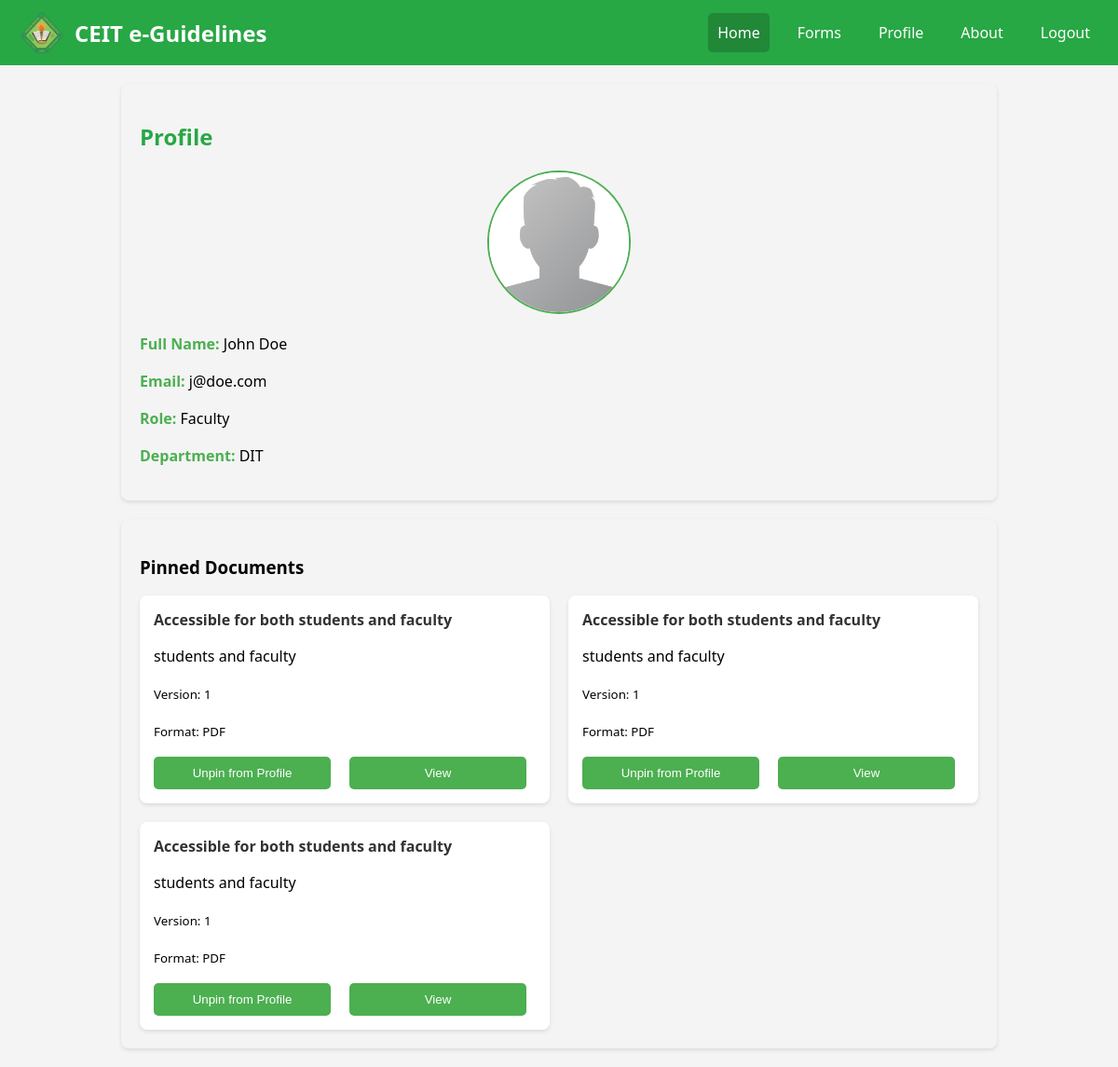
Screenshot of /profile.php (signed in) with the database file from the repository.
### tables this page shows
CREATE TABLE `users` (
  `id` int(11) NOT NULL,
  `role` varchar(50) DEFAULT NULL,
  `fname` varchar(50) DEFAULT NULL,
  `mname` varchar(50) DEFAULT NULL,
  `lname` varchar(50) DEFAULT NULL,
  `email` varchar(250) DEFAULT NULL,
  `password` varchar(50) DEFAULT NULL,
  `profile_photo` varchar(255) DEFAULT 'default.png'
);

CREATE TABLE `documents` (
  `id` int(11) NOT NULL,
  `title` varchar(255) NOT NULL,
  `description` text DEFAULT NULL,
  `format` varchar(50) DEFAULT NULL
);

### profile.php (the view, shortened to what this page needs)
<?php
include 'db_config.php';
if (isset($_SESSION['user_id'])) {
    $user_id = $_SESSION['user_id'];
    $sql_user = "SELECT u.fname, u.mname, u.lname, u.email, u.role,
                    s.student_number, s.program, s.department, u.profile_photo
                    FROM users u
                    LEFT JOIN users_student s ON u.id = s.userId
                    WHERE u.id = ?";
    $stmt_user = $conn->prepare($sql_user);
    if ($stmt_user) {
        $stmt_user->bind_param("i", $user_id);
        $stmt_user->execute();
        $result_user = $stmt_user->get_result();
        if ($result_user->num_rows === 1) {
            $user = $result_user->fetch_assoc();
            if ($user['role'] === 'Faculty') {
                $sql_faculty = "SELECT department FROM users_faculty WHERE userId = ?";
                $stmt_faculty = $conn->prepare($sql_faculty);
                if ($stmt_faculty) {
                    $stmt_faculty->bind_param("i", $user_id);
                    $stmt_faculty->execute();
                    $result_faculty = $stmt_faculty->get_result();
                    if ($result_faculty->num_rows === 1) {
                        $faculty = $result_faculty->fetch_assoc();
                        $user['faculty_department'] = $faculty['department'];
                    } else {
                        error_log("Faculty information for user ID $user_id not found.");
                        $user['faculty_department'] = 'N/A';
                    }
                } else {
                    error_log("Failed to prepare SQL statement for faculty: " . $conn->error);
                    echo "Error preparing the SQL statement for faculty.";
                    exit();
                }
            }
            $sql_pinned_docs = "SELECT d.id, d.title, d.description, d.format, dv.version_number AS version
                                FROM pin_documents pd
                                JOIN documents d ON pd.documentId = d.id
                                LEFT JOIN (
                                    SELECT document_id, MAX(version_number) AS version_number
                                    FROM document_versions
                                    GROUP BY document_id
                                ) dv ON d.id = dv.document_id
                                WHERE pd.userId = ?";
            $stmt_pinned_docs = $conn->prepare($sql_pinned_docs);
            if ($stmt_pinned_docs) {
                $stmt_pinned_docs->bind_param("i", $user_id);
                $stmt_pinned_docs->execute();
                $result_pinned_docs = $stmt_pinned_docs->get_result();
                $pinned_documents = [];
                if ($result_pinned_docs->num_rows > 0) {
                    while ($row = $result_pinned_docs->fetch_assoc()) {
                        $pinned_documents[] = $row;
                    }
                }
            } else {
                error_log("Failed to prepare SQL statement for pinned documents: " . $conn->error);
                echo "Error preparing the SQL statement for pinned documents.";
                exit();
            }
        } else {
            error_log("User with ID $user_id not found.");
            header("Location: login.php");
            exit();
        }
    } else {
        error_log("Failed to prepare SQL statement: " . $conn->error);
        echo "Error preparing the SQL statement.";
        exit();
    }
} else {
    header("Location: login.php");
    exit();
}
?>
<!DOCTYPE html>
<html lang="en">
<head>
    <link rel="stylesheet" href="styles.css">
</head>
<body>
    <div class="navbar">
        <div class="logo">
            <img src="logo.png" alt="Logo">
            <span>CEIT e-Guidelines</span>
        </div>
        <ul class="navbar-list">
            <li class="navbar-item active"><a href="index.php">Home</a></li>
            <li class="navbar-item"><a href="#">Forms</a></li>
            <li class="navbar-item"><a href="profile.php">Profile</a></li>
            <li class="navbar-item"><a href="#">About</a></li>
            <li class="navbar-item"><a href="logout.php" id="logoutBtn">Logout</a></li>
        </ul>
    </div>
    <div class="container">
        <h2>Profile</h2>
        <?php if (isset($user)): ?>
            <div class="profile-photo">
                <?php
                $profilePhoto = !empty($user['profile_photo']) ? $user['profile_photo'] : 'default.jpg';
                ?>
                <img src="<?php echo htmlspecialchars($profilePhoto); ?>" alt="Profile Photo" class="profile-photo-img">
            </div>
            <p><strong>Full Name:</strong>
                <?php echo htmlspecialchars($user['fname'] . ' ' . $user['mname'] . ' ' . $user['lname']); ?></p>
            <p><strong>Email:</strong> <?php echo htmlspecialchars($user['email']); ?></p>
            <p><strong>Role:</strong> <?php echo htmlspecialchars($user['role']); ?></p>
            <?php if ($user['role'] === 'Faculty'): ?>
                <p><strong>Department:</strong> <?php echo htmlspecialchars($user['faculty_department']); ?></p>
            <?php elseif (!empty($user['student_number'])): ?>
                <p><strong>Student Number:</strong> <?php echo htmlspecialchars($user['student_number']); ?></p>
                <p><strong>Program:</strong> <?php echo htmlspecialchars($user['program']); ?></p>
                <p><strong>Department:</strong> <?php echo htmlspecialchars($user['department']); ?></p>
            <?php else: ?>
                <p>No student information available.</p>
            <?php endif; ?>
        <?php else: ?>
            <p>Profile information not available.</p>
        <?php endif; ?>
    </div>
    <div class="container">
        <h3>Pinned Documents</h3>
        <?php if (!empty($pinned_documents)): ?>
            <div class="pinned-documents">
                <?php foreach ($pinned_documents as $doc): ?>
                    <div class="document-item">
                        <h4><?php echo htmlspecialchars($doc['title']); ?></h4>
                        <p><?php echo htmlspecialchars($doc['description']); ?></p>
                        <p><small>Version: <?php echo htmlspecialchars($doc['version']); ?></small></p>
                        <p><small>Format: <?php echo htmlspecialchars($doc['format']); ?></small></p>
                        <div class="result-buttons">
                            <button class="unpin-btn" data-id="<?php echo htmlspecialchars($doc['id']); ?>">Unpin from
                                Profile</button>
                            <button class="view-btn" data-id="<?php echo htmlspecialchars($doc['id']); ?>">View</button>
                        </div>
                    </div>
                <?php endforeach; ?>
            </div>
        <?php else: ?>
            <p>No pinned documents available.</p>
        <?php endif; ?>
    </div>
</body>
</html>

### styles.css (style rules this page uses)
body { font-family: 'Segoe UI', Tahoma, Geneva, Verdana, sans-serif; background-color: #f4f4f4; margin: 0; padding: 0; }
.navbar { display: flex; justify-content: space-between; align-items: center; background-color: #28a745; padding: 10px 20px; color: #fff; }
.logo { display: flex; align-items: center; }
.logo img { width: 50px; height: 50px; margin-right: 10px; }
.logo span { font-size: 1.5em; font-weight: bold; }
.navbar-list { display: flex; list-style: none; margin: 0; padding: 0; }
.navbar-item { margin-left: 20px; }
.navbar-item a { color: #fff; text-decoration: none; padding: 10px; transition: background 0.3s; }
.navbar-item a:hover, .navbar-item.active a { background-color: #218838; border-radius: 5px; }
.container { flex: 3; }
.container h2 { color: #28a745; margin-bottom: 20px; }
.result-buttons { margin-top: 10px; display: flex; gap: 10px; }
.result-buttons button { flex: 1; padding: 10px; background-color: #28a745; color: #fff; border: none; border-radius: 5px; cursor: pointer; transition: background 0.3s; }
.view-btn { background-color: #28a745; color: white; }

### profile.php (style rules this page uses)
.container { max-width: 900px; margin: 20px auto; padding: 20px; background-color: #f4f4f4; border-radius: 8px; box-shadow: 0 2px 4px rgba(0, 0, 0, 0.1); }
.profile-photo { display: flex; justify-content: center; margin-bottom: 20px; }
.profile-photo-img { border-radius: 50%; width: 150px; height: 150px; object-fit: cover; border: 2px solid #4CAF50; }
h2 { color: #333; }
p { font-size: 16px; line-height: 1.5; }
strong { color: #4CAF50; }
.pinned-documents { display: grid; grid-template-columns: repeat(auto-fill, minmax(300px, 1fr)); gap: 20px; }
.document-item { background-color: white; padding: 15px; border-radius: 8px; box-shadow: 0 2px 4px rgba(0, 0, 0, 0.1); transition: transform 0.3s, box-shadow 0.3s; }
.document-item h4 { margin: 0; color: #333; }
.result-buttons { margin-top: 10px; }
.result-buttons button { background-color: #4CAF50; color: white; border: none; padding: 10px 15px; border-radius: 5px; cursor: pointer; margin-right: 10px; }
.unpin-btn { background-color: #f44336; }

### rows the page displays
users: profile_photo (placeholder picture), fname+mname+lname "John Doe", email "j@doe.com", role "Faculty"
documents: title "Accessible for both students and faculty", description "students and faculty", version "1", format "PDF"

### other values shown
$user['faculty_department'] "DIT"
